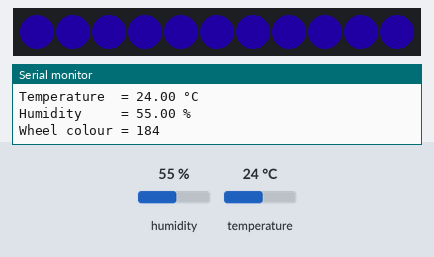
Recording of a sketch running on a simulated Arduino Nano 33 BLE. Shown: 11 RGB LEDs in strip order, left to right, the last lines printed to the serial monitor. Inputs (shaded band) come from the test bench; at power-on: temperature 24 °C, humidity 55 %. Dim RGB values are drawn brighter than linear.

Above: at 1.2 s.
1.3 s: temperature set to 12 °C
At 2.4 s:
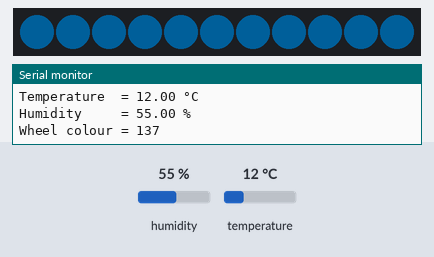
2.8 s: temperature set to 28 °C
At 4.0 s:
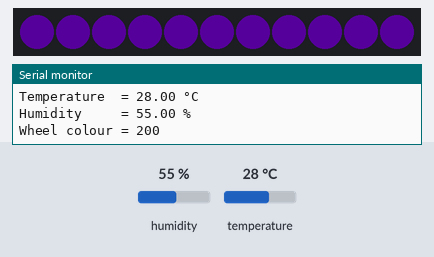
4.3 s: temperature set to 33 °C
At 4.8 s:
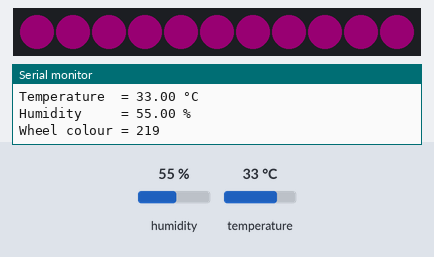
5.8 s: temperature set to 41 °C
At 6.5 s:
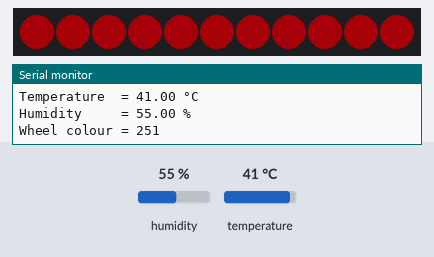
Timing chart, 0 to 8.3 s (numbered marks = the images above; inputs shaded):
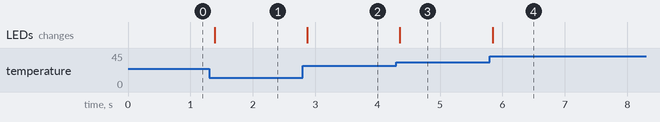

Measured:
- after the input at 1.3 s, the LEDs: change after 0.09 s (image 1)
- after the input at 2.8 s, the LEDs: change after 0.07 s (image 2)
- after the input at 4.3 s, the LEDs: change after 0.06 s (image 3)
- after the input at 5.8 s, the LEDs: change at once (image 4)

The sketch:

mz2020_temperature.ino
```cpp
#include <Adafruit_NeoPixel.h>
#include <Arduino_HTS221.h>

// Make Zurich 2020 badge LED configuration
#define LED_PIN 4
#define LED_COUNT 11

Adafruit_NeoPixel strip = Adafruit_NeoPixel(LED_COUNT, LED_PIN, NEO_GRB + NEO_KHZ800);

// This routine runs once upon power on
void setup() {
  // Initialize serial monitor for debugging
  Serial.begin(9600);

  // Print an empty line
  Serial.println();
  Serial.println("Make Zurich 2020 Badge Thermometer");
  Serial.println("----------------------------------");

  // Initialize HTS221 sensor
  if (!HTS.begin()) {
    Serial.println("Failed to initialize humidity / temperature sensor!");
    while (1);
  }

  // Inizialize Neopixel LED strip
  strip.begin();
  strip.show(); // Initialize all pixels to 'off'
  strip.setBrightness(42);
}

// This runs repeatedly, forever!
void loop() {
  // Read HTS221 sensor values
  float temperature = HTS.readTemperature();
  float humidity    = HTS.readHumidity();

  // Print sensor values to Serial Monitor
  Serial.print("Temperature  = ");
  Serial.print(temperature);
  Serial.println(" °C");

  Serial.print("Humidity     = ");
  Serial.print(humidity);
  Serial.println(" %");


  // While the chip supports a range of -40°C to 120°C,
  // we'll assume recommended badge operating conditions

  // Map temperature readings to rainbow colour scale
  int colour = map(temperature,-23,42,0,255);

  Serial.print("Wheel colour = ");
  Serial.println(colour);

  // Print an empty line
  Serial.println();

  // Set all pixels to the proper colour
  for(int i=0; i<LED_COUNT; i++) {
    strip.setPixelColor(i, Wheel(colour));
  }

  // Send the updated pixel config to the LED strip
  strip.show();

  // Chillax for 100ms before next run
  delay(100);
}

// Colour wheel helper function:
// Input a value 0 to 255 to get a color value.
// The colours are a transition r - g - b - back to r.
uint32_t Wheel(byte WheelPos) {
  WheelPos = 255 - WheelPos;
  if(WheelPos < 85) {
    return strip.Color(255 - WheelPos * 3, 0, WheelPos * 3);
  }
  if(WheelPos < 170) {
    WheelPos -= 85;
    return strip.Color(0, WheelPos * 3, 255 - WheelPos * 3);
  }
  WheelPos -= 170;
  return strip.Color(WheelPos * 3, 255 - WheelPos * 3, 0);
}
```
